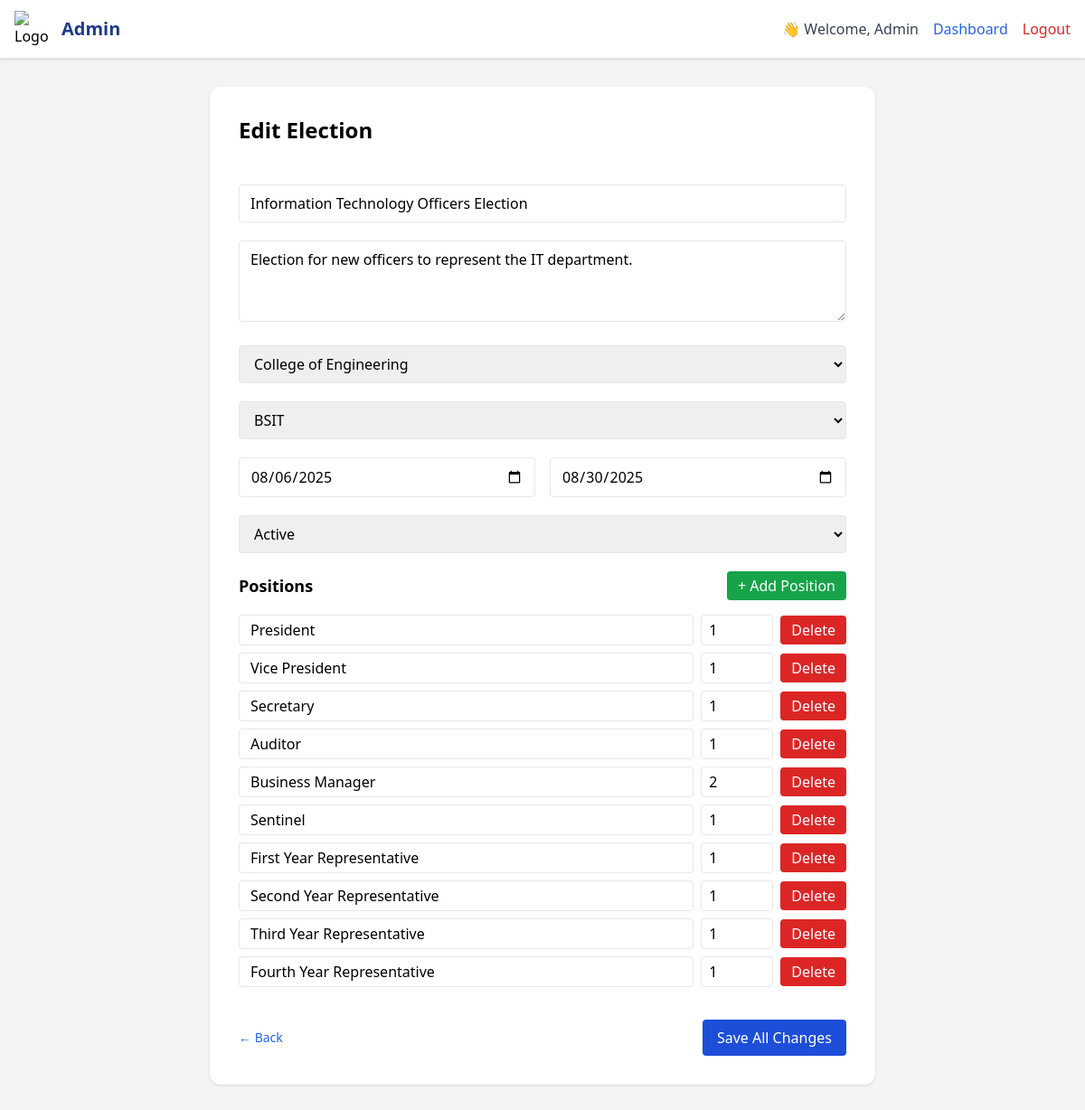
The page /edit_election.php?id=27 on the database its author committed.
### tables this page shows
CREATE TABLE `elections` (
  `id` int(11) NOT NULL,
  `college_id` int(11) DEFAULT NULL,
  `title` varchar(150) DEFAULT NULL,
  `status` enum('active','closed') DEFAULT 'active',
  `start_date` date DEFAULT NULL,
  `end_date` date DEFAULT NULL,
  `course` varchar(50) NOT NULL DEFAULT '',
  `created_at` datetime DEFAULT current_timestamp(),
  `description` text DEFAULT NULL
);

CREATE TABLE `colleges` (
  `id` int(11) NOT NULL,
  `name` varchar(100) NOT NULL
);

CREATE TABLE `courses` (
  `id` int(11) NOT NULL,
  `college_id` int(11) NOT NULL,
  `name` varchar(255) NOT NULL,
  `acro_name` varchar(50) DEFAULT NULL
);

CREATE TABLE `election_positions` (
  `id` int(11) NOT NULL,
  `election_id` int(11) NOT NULL,
  `position` varchar(255) NOT NULL,
  `count` int(11) NOT NULL DEFAULT 1
);

### edit_election.php (the view, shortened to what this page needs)
<?php
$adminName = $_SESSION['admin_name'] ?? 'Admin';
$conn = new mysqli("localhost", "root", "", "voting_system");
$id = (int)($_GET['id'] ?? 0);
$stmt = $conn->prepare("SELECT * FROM elections WHERE id=?");
$stmt->bind_param("i", $id);
$stmt->execute();
$election = $stmt->get_result()->fetch_assoc();
$stmt = $conn->prepare("SELECT * FROM election_positions WHERE election_id=? ORDER BY id ASC");
$stmt->bind_param("i", $id);
$stmt->execute();
$positionsResult = $stmt->get_result();
$positions = [];
while ($row = $positionsResult->fetch_assoc()) {
    $positions[] = $row;
}
$collegeResult = $conn->query("SELECT id, name FROM colleges ORDER BY name ASC");
$colleges = [];
while ($row = $collegeResult->fetch_assoc()) {
    $colleges[] = $row;
}
$initialCourses = [];
if (!empty($election['college_id'])) {
    $stmt = $conn->prepare("SELECT id, name FROM courses WHERE college_id=?");
    $stmt->bind_param("i", $election['college_id']);
    $stmt->execute();
    $result = $stmt->get_result();
    while ($courseRow = $result->fetch_assoc()) {
        $initialCourses[] = $courseRow;
    }
}
?>
<!DOCTYPE html>
<html lang="en">
<head>
  <script src="https://cdn.tailwindcss.com"></script>
</head>
<body class="bg-gray-100 min-h-screen">
<header class="bg-white border-b shadow fixed top-0 left-0 w-full z-50">
  <div class="max-w-7xl mx-auto px-4 h-16 flex justify-between items-center">
    <div class="flex items-center space-x-3">
      <img src="https://cdn-icons-png.flaticon.com/512/201/201818.png" class="w-10 h-10" alt="Logo">
      <h1 class="text-xl font-bold text-blue-900">Admin</h1>
    </div>
    <div class="flex items-center space-x-4">
      <span class="text-gray-700 font-medium">👋 Welcome, <?= htmlspecialchars($adminName) ?></span>
      <a href="dashboard.php" class="text-blue-600 hover:underline">Dashboard</a>
      <a href="logout.php" class="text-red-600 hover:underline">Logout</a>
    </div>
  </div>
</header>
<main class="max-w-3xl mx-auto pt-24 px-4 pb-10">
  <div class="bg-white shadow p-8 rounded-xl">
    <h2 class="text-2xl font-bold mb-6">Edit Election</h2>
    <form method="POST" class="space-y-5">
      <input name="title" value="<?= htmlspecialchars($election['title']) ?>" class="w-full border px-3 py-2 rounded" placeholder="Title" required>
      <textarea name="description" class="w-full border px-3 py-2 rounded" rows="3" placeholder="Description"><?= htmlspecialchars($election['description']) ?></textarea>
      <select name="college" id="collegeDropdown" class="w-full border px-3 py-2 rounded" required>
        <?php foreach ($colleges as $college): ?>
          <option value="<?= $college['id'] ?>" <?= ($election['college_id'] ?? '') == $college['id'] ? 'selected' : '' ?>>
            <?= htmlspecialchars($college['name']) ?>
          </option>
        <?php endforeach; ?>
      </select>
      <select name="course" id="courseDropdown" class="w-full border px-3 py-2 rounded" required>
        <?php foreach ($initialCourses as $course): ?>
          <option value="<?= htmlspecialchars($course['name']) ?>" <?= $election['course'] === $course['name'] ? 'selected' : '' ?>>
            <?= htmlspecialchars($course['name']) ?>
          </option>
        <?php endforeach; ?>
      </select>
      <div class="grid grid-cols-2 gap-4">
        <input type="date" name="start_date" value="<?= $election['start_date'] ?>" class="border px-3 py-2 rounded" required>
        <input type="date" name="end_date" value="<?= $election['end_date'] ?>" class="border px-3 py-2 rounded" required>
      </div>
      <select name="status" class="w-full border px-3 py-2 rounded" required>
        <option value="active" <?= $election['status'] === 'active' ? 'selected' : '' ?>>Active</option>
      </select>
      <div class="mt-10">
        <div class="flex justify-between items-center mb-4">
          <h3 class="text-lg font-semibold">Positions</h3>
          <button type="button" onclick="document.getElementById('addModal').showModal()" class="bg-green-600 text-white px-3 py-1 rounded hover:bg-green-700">+ Add Position</button>
        </div>
        <?php foreach ($positions as $index => $pos): ?>
          <div class="flex items-center gap-2 mb-2">
            <input type="text" name="positions[<?= $index ?>][position]" value="<?= htmlspecialchars($pos['position']) ?>" class="flex-1 border px-3 py-1 rounded" required>
            <input type="number" name="positions[<?= $index ?>][count]" value="<?= htmlspecialchars($pos['count']) ?>" class="w-20 border px-2 py-1 rounded" min="1" required>
            <button type="button" onclick="openDeleteModal(<?= $pos['id'] ?>)" class="bg-red-600 text-white px-3 py-1 rounded hover:bg-red-700">Delete</button>
          </div>
        <?php endforeach; ?>
      </div>
      <div class="flex justify-between items-center pt-4">
        <a href="elections.php" class="text-blue-600 hover:underline text-sm">← Back</a>
        <button type="submit" class="bg-blue-700 text-white px-4 py-2 rounded hover:bg-blue-800">Save All Changes</button>
      </div>
    </form>
  </div>
</main>
</body>
</html>

### rows shown on the page
elections: title "Information Technology Officers Election", description "Election for new officers to represent the IT department.", college "College of Engineering", course "BSIT", start_date "08/06/2025", end_date "08/30/2025", status "Active"
election_positions: position "President", count "1"
election_positions: position "Vice President", count "1"
election_positions: position "Secretary", count "1"
election_positions: position "Auditor", count "1"
election_positions: position "Business Manager", count "2"
election_positions: position "Sentinel", count "1"
election_positions: position "First Year Representative", count "1"
election_positions: position "Second Year Representative", count "1"
election_positions: position "Third Year Representative", count "1"
election_positions: position "Fourth Year Representative", count "1"

### other values the page prints
$adminName "Admin"
